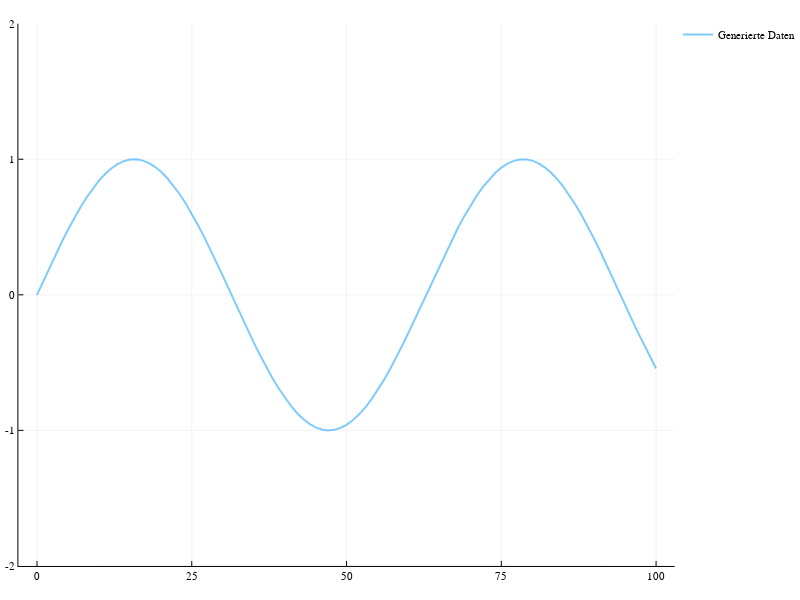

Notebook code for this chart:
### Code cell
x = collect(0:1:100)
y = sin.(0.1*x)
plot(x, y, ylim = (-2, 2), label = "Generierte Daten")

### Figure 1 — Plotly figure (JSON) as saved in the notebook; plotly's stock layout.template omitted (floating-point values rounded to 4 significant figures)
{"data": [{"colorbar": {"title": ""}, "hoverinfo": "text", "legendgroup": "Generierte Daten", "line": {"color": "rgba(0, 154, 250, 0.500)", "dash": "solid", "shape": "linear", "width": 2}, "mode": "lines", "name": "Generierte Daten", "showlegend": true, "text": [null, null, null, null, null, null, null, null, null, null, null, null, null, null, null, null, null, null, null, null, null, null, null, null, null, null, null, null, null, null, null, null, null, null, null, null, null, null, null, null, null, null, null, null, null, null, null, null, null, null, null, null, null, null, null, null, null, null, null, null, null, null, null, null, null, null, null, null, null, null, null, null, null, null, null, null, null, null, null, null, null, null, null, null, null, null, null, null, null, null, null, null, null, null, null, null, null, null, null, null, null], "type": "scatter", "x": [0, 1, 2, 3, 4, 5, 6, 7, 8, 9, 10, 11, 12, 13, 14, 15, 16, 17, 18, 19, 20, 21, 22, 23, 24, 25, 26, 27, 28, 29, 30, 31, 32, 33, 34, 35, 36, 37, 38, 39, 40, 41, 42, 43, 44, 45, 46, 47, 48, 49, 50, 51, 52, 53, 54, 55, 56, 57, 58, 59, 60, 61, 62, 63, 64, 65, 66, 67, 68, 69, 70, 71, 72, 73, 74, 75, 76, 77, 78, 79, 80, 81, 82, 83, 84, 85, 86, 87, 88, 89, 90, 91, 92, 93, 94, 95, 96, 97, 98, 99, 100], "xaxis": "x1", "y": [0, 0.09983, 0.1987, 0.2955, 0.3894, 0.4794, 0.5646, 0.6442, 0.7174, 0.7833, 0.8415, 0.8912, 0.932, 0.9636, 0.9854, 0.9975, 0.9996, 0.9917, 0.9738, 0.9463, 0.9093, 0.8632, 0.8085, 0.7457, 0.6755, 0.5985, 0.5155, 0.4274, 0.335, 0.2392, 0.1411, 0.04158, -0.05837, -0.1577, -0.2555, -0.3508, -0.4425, -0.5298, -0.6119, -0.6878, -0.7568, -0.8183, -0.8716, -0.9162, -0.9516, -0.9775, -0.9937, -0.9999, -0.9962, -0.9825, -0.9589, -0.9258, -0.8835, -0.8323, -0.7728, -0.7055, -0.6313, -0.5507, -0.4646, -0.3739, -0.2794, -0.1822, -0.08309, 0.01681, 0.1165, 0.2151, 0.3115, 0.4048, 0.4941, 0.5784, 0.657, 0.729, 0.7937, 0.8504, 0.8987, 0.938, 0.9679, 0.9882, 0.9985, 0.9989, 0.9894, 0.9699, 0.9407, 0.9022, 0.8546, 0.7985, 0.7344, 0.663, 0.5849, 0.501, 0.4121, 0.3191, 0.2229, 0.1245, 0.02478, -0.07515, -0.1743, -0.2718, -0.3665, -0.4575, -0.544], "yaxis": "y1", "zmax": 0.1, "zmin": -0.1}], "layout": {"annotations": [], "height": 600, "legend": {"bgcolor": "rgba(255, 255, 255, 1.000)", "bordercolor": "rgba(0, 0, 0, 1.000)", "font": {"color": "rgba(0, 0, 0, 1.000)", "family": "sans-serif", "size": 11}, "tracegroupgap": 0, "x": 1, "y": 1}, "margin": {"b": 20, "l": 0, "r": 0, "t": 20}, "paper_bgcolor": "rgba(255, 255, 255, 1.000)", "plot_bgcolor": "rgba(255, 255, 255, 1.000)", "showlegend": true, "width": 800, "xaxis": {"anchor": "y1", "domain": [0.02714, 0.9951], "gridcolor": "rgba(0, 0, 0, 0.100)", "gridwidth": 0.5, "linecolor": "rgba(0, 0, 0, 1.000)", "mirror": false, "range": [-3, 103], "showgrid": true, "showline": true, "showticklabels": true, "tickangle": 0, "tickcolor": "rgb(0, 0, 0)", "tickfont": {"color": "rgba(0, 0, 0, 1.000)", "family": "sans-serif", "size": 11}, "tickmode": "array", "ticks": "inside", "ticktext": ["0", "25", "50", "75", "100"], "tickvals": [0, 25, 50, 75, 100], "title": "", "titlefont": {"color": "rgba(0, 0, 0, 1.000)", "family": "sans-serif", "size": 15}, "type": "-", "visible": true, "zeroline": false, "zerolinecolor": "rgba(0, 0, 0, 1.000)"}, "yaxis": {"anchor": "x1", "domain": [0.02508, 0.9934], "gridcolor": "rgba(0, 0, 0, 0.100)", "gridwidth": 0.5, "linecolor": "rgba(0, 0, 0, 1.000)", "mirror": false, "range": [-2, 2], "showgrid": true, "showline": true, "showticklabels": true, "tickangle": 0, "tickcolor": "rgb(0, 0, 0)", "tickfont": {"color": "rgba(0, 0, 0, 1.000)", "family": "sans-serif", "size": 11}, "tickmode": "array", "ticks": "inside", "ticktext": ["-2", "-1", "0", "1", "2"], "tickvals": [-2, -1, 0, 1, 2], "title": "", "titlefont": {"color": "rgba(0, 0, 0, 1.000)", "family": "sans-serif", "size": 15}, "type": "-", "visible": true, "zeroline": false, "zerolinecolor": "rgba(0, 0, 0, 1.000)"}}}
